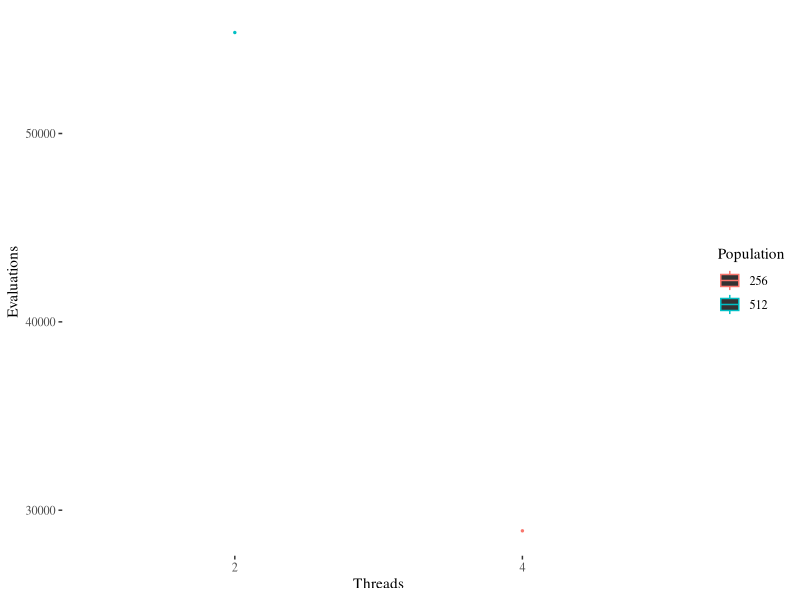

Generate this figure with R:
library(ggplot2)
library(ggthemes)

data <- read.csv("code/lo-evosoft-results-freija.csv")
data$Population <- as.factor(data$Population)
data$Threads <- as.factor(data$Threads)
ggplot(data,aes(x=Threads,y=Evaluations,color=Population))+geom_tufteboxplot()+theme_tufte()
